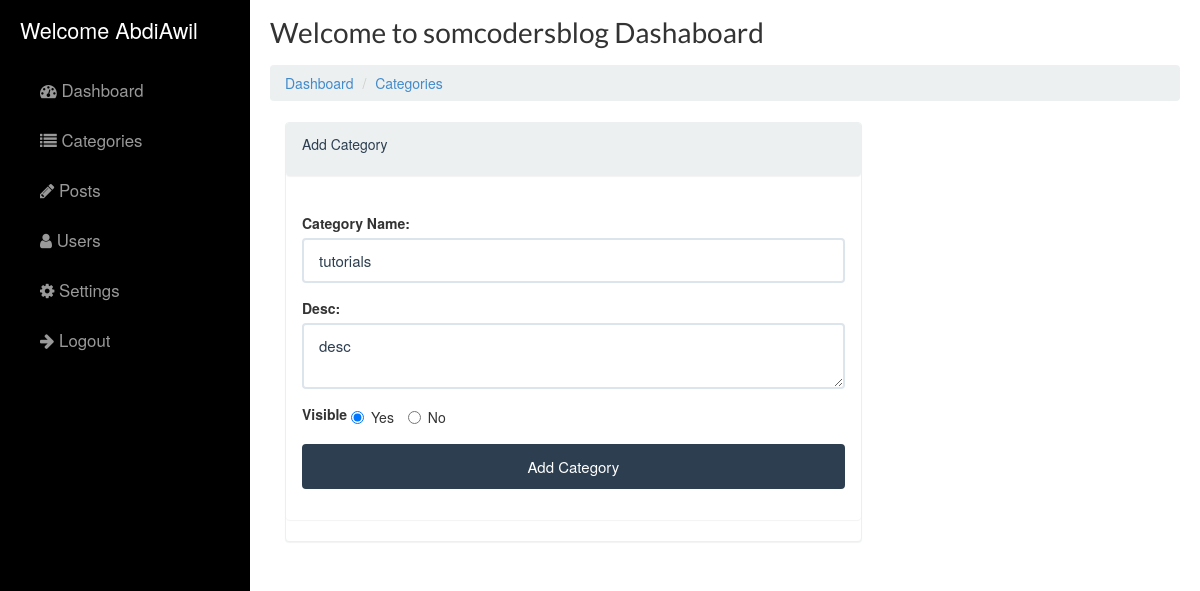
Page /admin/edit-category.php?cat_id=4 (signed in) on the committed database.
### tables this page shows
CREATE TABLE `categories`  (
  `id` int(11) NOT NULL AUTO_INCREMENT,
  `name` varchar(20) NOT NULL,
  `description` text NULL,
  `status` int(11) NOT NULL DEFAULT 1,
  `created_at` timestamp(0) NOT NULL DEFAULT CURRENT_TIMESTAMP(0),
  PRIMARY KEY (`id`) USING BTREE
);

### inc/functions.php (called while the page is built, shortened)
<?php
    require("config.php");
    function get_single($table,$column,$value){
        global $db;
        try{
        $query      = $db->prepare("SELECT * FROM $table WHERE $column = ?");
        $query->execute([$value]);
        }catch(PDOException $e){
        die("Cilad " . $e->getMessage());
    }
        return  $query->fetch(PDO::FETCH_OBJ);
    }
?>

### admin/edit-category.php (the view, shortened to what this page needs)
<?php
  if(isset($_GET["cat_id"])){
    $cat_id   = intval($_GET["cat_id"]);
    $cat      = get_single("categories","id",$cat_id);
        }else{
            balfis("category.php?error=yes");
        }
?>
        <div class="page-content inset">
          <div class="row">
            <div class="col-md-12">
              <ul class="breadcrumb">
                <li><a href="index.php">Dashboard</a></li>
                <li><a href="#">Categories</a></li>
              </ul>
            </div>
            <div class="col-md-12">
                <div class="col-md-8">
                     <div class="panel panel-default">
                        <div class="panel panel-heading">   <p>Add Category</p></div>
                        <div class="panel panel-body">
                        <form method="post">
                                <div class="form-group">
                                    <label for="usr">Category Name:</label>
                                     <input type="text" name="name" class="form-control" value=<?= $cat ? $cat->name : ""  ?> required>
                                </div>
                                <div class="form-group">
                                    <label for="usr">Desc:</label>
                                     <textarea name="desc" class="form-control" ><?= $cat ? $cat->description : ""  ?></textarea>
                                </div>
                                <div class="form-group">
                                    <label>Visible</label>
                                    <label class="radio-inline"><input type="radio" value="1" name="visible"
                                    <?= $cat->status == 1 ? "checked" : ""  ?>>Yes</label>
                                    <label class="radio-inline"><input type="radio" value="0" name="visible"
                                    <?= $cat->status == 0 ? "checked" : ""  ?>>No</label>
                                </div>
                                <div class="form-group">
                                    <input type="submit" value="Add Category" class="form-control btn-block btn-primary">
                                </div>
                            </form>
                        </div>
                    </div>
                </div>
                </div>
             </div>
            </div>
          </div>
        </div>
<?php include("inc/footer.php"); ?>

### admin/assets/css/sidebar.css (style rules this page uses)
.inset { padding: 20px; }

### admin/inc/nav.php (style rules this page uses)
.form-control, .table, .panel, .panel-body, .panel-heading, { border-radius:0 !important; }

### rows in the picture
categories: name "tutorials", desc "desc", status "☑ Yes", status "☐ No"

### other values in the picture
$_SESSION['username'] "AbdiAwil"
